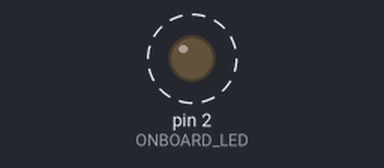
The sketch below on a simulated Arduino Uno, built with avr-gcc and run on an emulated ATmega328P. On the bench: output pins drawn as LEDs (lit = HIGH). Dashed ring = blinking. What the sketch prints to the serial monitor is not drawn.

Above: at 0.2 s.
Timing chart, 0 to 3.0 s (numbered marks = the images above):
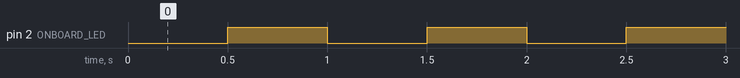

Measured:
- by itself, pin 2 (ONBOARD_LED): alternates HIGH for 0.50 s and LOW for 0.50 s

The sketch:

blink.ino
```cpp
#define ONBOARD_LED 2

void setup() {
    Serial.begin(115200);
    pinMode(ONBOARD_LED, OUTPUT);
    Serial.println("setup");
}

void loop() {
    Serial.println("Loop");
    delay(500);
    digitalWrite(ONBOARD_LED, HIGH);
    delay(500);
    digitalWrite(ONBOARD_LED, LOW);
}
```
